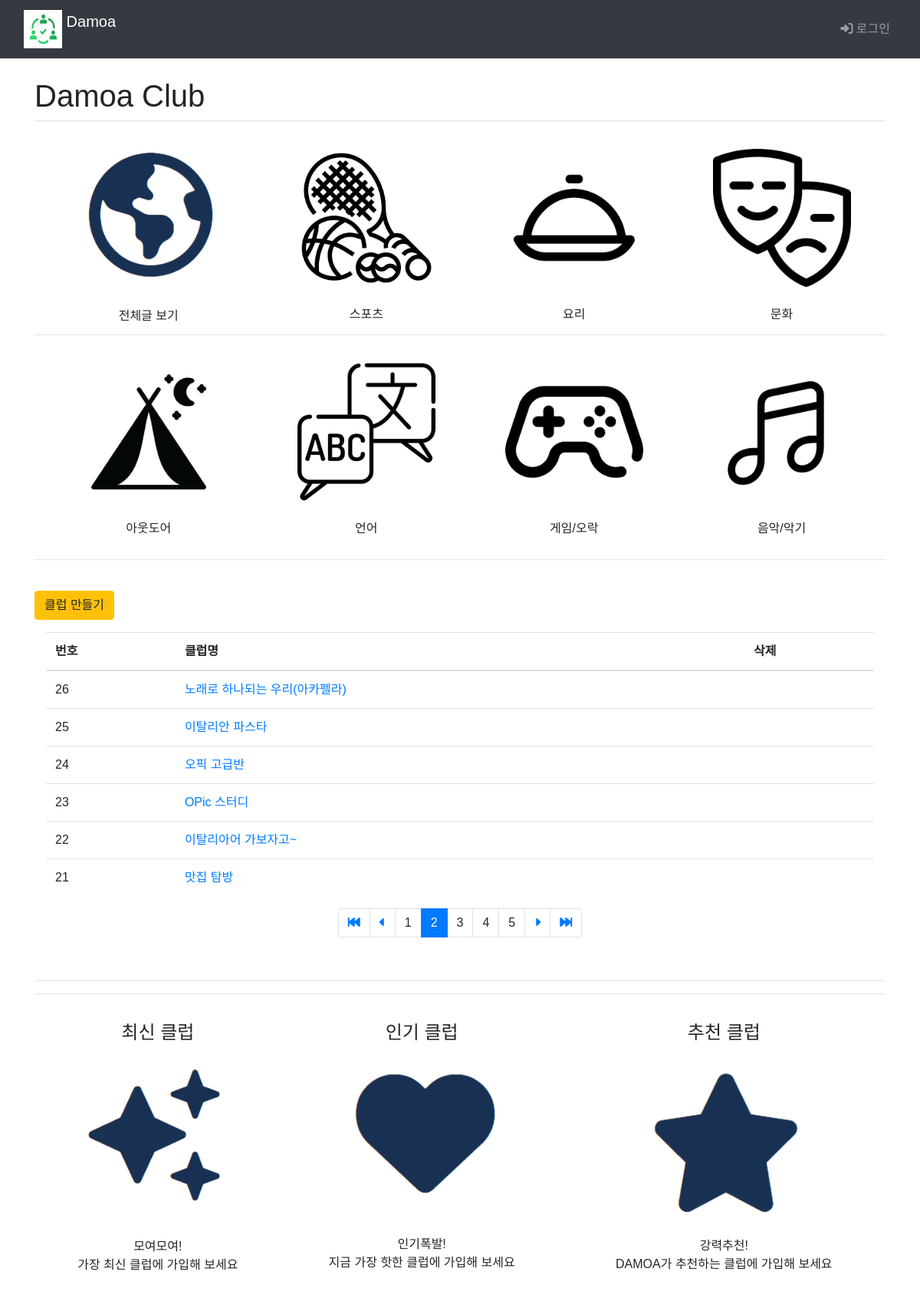
The page /main/?page=2 on the database its author committed.
### main/models.py (models this page shows, shortened)
class Club(models.Model):
    class category(models.TextChoices):
        from django.utils.translation import gettext_lazy as _
        COOK = 'CK', _('Cook')
        CULTURE = 'CT', _('Culture')
        GAME = 'GA', _('Game')
        LANGUAGE = 'LA', _('Language')
        MUSIC = 'MU', _('Music')
        OUTDOOR = 'OD', _('Outdoor')
        SPORTS = 'SP', _('Sports')
    category = models.CharField(
        max_length=10,
        choices = category.choices,
        null=True
    )
    name=models.TextField('클럽이름')
    author = models.ForeignKey(settings.AUTH_USER_MODEL, on_delete=models.CASCADE, default=1, null=True, related_name='author_club')

### main/views.py (the view)
# urls.py: path("", include('main.urls')),  # / 페이지에 해당하는 urlpatterns
def main(request):
    club_list=Club.objects.order_by('-id')
    page = request.GET.get('page', '1')  # 페이지
    paginator = Paginator(club_list, 6)  # 페이지당 6개
    page_obj = paginator.get_page(page)
    context={'club_list':page_obj, 'page':page}
    return render(request, 'main/main.html', context)

### templates/main/main.html (shortened to what this page needs)
{% extends 'base.html' %}
{% load static %}
{% block content %}
  <div class="container">
    <br>
    <h1>Damoa Club</h1>
    <table class="table">
      <tbody style="text-align: center;">
        <tr>
          <td>
            <br>
            <a href="{% url 'main:board_list'%}" style="display: block;">
              <img src="{% static 'img/gallery/all.png' %}" style="width: 200px; height: auto;">
              </a>
              <br>전체글 보기
          </td>
          <td>
            <br>
            <a href="{% url 'main:board_list'%}?category=SP" style="display: block;">
              <img src="{% static 'img/gallery/sports.png' %}" style="width: 180px; height: auto;">
            </a>
            <br>스포츠
          </td>
          <td>
            <br>
            <a href="{% url 'main:board_list'%}?category=CK" style="display: block;">
              <img class="club" src="{% static 'img/gallery/cook.png' %}" style="width: 180px; height: auto;">
            </a>
            <br>요리
          </td>
          <td>
            <br>
            <a href="{% url 'main:board_list'%}?category=CT" style="display: block;">
              <img class="club" src="{% static 'img/gallery/culture.png' %}" style="width: 180px; height: auto;">
            </a>
            <br>문화
          </td>
        </tr>
        <tr>
          <td>
            <br>
            <a href="{% url 'main:board_list'%}?category=OD" style="display: block;">
              <img class="club" src="{% static 'img/gallery/outdoor.png' %}" style="width: 180px; height: auto;">
            </a>
            <br>아웃도어
          </td>
          <td>
            <br>
            <a href="{% url 'main:board_list'%}?category=LA" style="display: block;">
              <img class="club" src="{% static 'img/gallery/language.png' %}" style="width: 180px; height: auto;">
            </a>
            <br>언어
          </td>
          <td>
            <br>
            <a href="{% url 'main:board_list'%}?category=GA" style="display: block;">
              <img class="club" src="{% static 'img/gallery/game.png' %}" style="width: 180px; height: auto;">
            </a>
            <br>게임/오락
          </td>
          <td>
            <br>
            <a href="{% url 'main:board_list'%}?category=MU" style="display: block;">
              <img class="club" src="{% static 'img/gallery/music.png' %}" style="width: 180px; height: auto;">
            </a>
            <br>음악/악기
          </td>
        </tr>
      </tbody>
    </table>
    <hr>
<br>
    <div>
      <a href="{%url 'main:club_create' %}" class="btn btn-warning">클럽 만들기</a>
      <div class="container">
        <table class="table">
          <thead>
            <tr class="thead-blue">
              <th>번호</th>
              <th>클럽명</th>
              <th>삭제</th>
            </tr>
          </thead>
          <tbody>
            {% if club_list %}
              {% for club in club_list %}
                <tr>
                  <td>{{club.id}}</td>
                  <td>
                    <a href="{% url 'main:board_list'%}?kw={{ club.name }}">{{club.name}}</a>
                  </td>
                  <td>
                  </td>
                </tr>
              {% endfor %}
            {% else %}
              <tr>
                게시글이 없습니다.
              </tr>
            {% endif %}
          </tbody>
        </table>
        <ul class="pagination justify-content-center">
          {% if club_list.has_previous %}
            <li class="page-item">
              <a class="page-link" href="?page=1" data-page="1">
                <i class="fa-solid fa-backward-fast"></i>
              </a>
            </li>
            <li class="page-item">
              <a class="page-link" href="?page={{ club_list.previous_page_number }}">
                <i class="fa-solid fa-caret-left"></i>
              </a>
            </li>
          {% else %}
            <li class="page-item disabled">
              <a class="page-link" tabindex="-1" aria-disabled="true" href="#">
                <i class="fa-solid fa-caret-left"></i>
              </a>
            </li>
          {% endif %}
          {% for page_number in club_list.paginator.page_range %}
          {% if page_number >= club_list.number|add:-3 and page_number <= club_list.number|add:3 %}
            {% if page_number == club_list.number %}
              <li class="page-item active" aria-current="page">
                <a class="page-link" data-page="{{ page_number }}">
                  {{ page_number }}
                </a>
              </li>
            {% else %}
              <li class="" page-item="page-item">
                <a class="page-link" data-page="{{ page_number }}">
                  {{ page_number }}
                </a>
              </li>
            {% endif %}
          {% endif %}
          {% endfor %}
          {% if club_list.has_next %}
            <li class="page-item">
              <a class="page-link" href="?page={{ club_list.next_page_number }}">
                <i class="fa-solid fa-caret-right"></i>
              </a>
            </li>
            <li class="page-item">
              <a class="page-link" href="?page={{ club_list.paginator.num_pages }}">
                <i class="fa-solid fa-forward-fast"></i>
              </a>
            </li>
          {% else %}
            <li class="page-item disabled">
              <a class="page-link" tabindex="-1" aria-disabled="true" href="#">
                <i class="fa-solid fa-caret-right"></i>
              </a>
            </li>
          {% endif %}
        </ul>
      </div>
    </div>
<br>
    <hr style="color: black; size: 3px;">
    <table class="table" style="text-align: center;">
      <td>
        <div>
          <div class="icon-box">
            <br><h4>최신 클럽<br><br>
              <a href="{% url 'main:board_list'%}?so=recent" style="display: block;">
                <img src="{% static 'img/new.png' %}" style="width: 210px; height: auto;"></a>
            </h4>
            <br>
            <p>모여모여!<br>가장 최신 클럽에 가입해 보세요</p>
          </div>
        </div>
      </td>
      <td>
        <div>
          <div class="icon-box">
            <br><h4>인기 클럽<br><br>
              <a href="{% url 'main:board_list'%}?so=popular" style="display: block;">
                <img src="{% static 'img/heart.png' %}" style="width: 215px; height: auto;"></a>
            </h4>
            <br>
            <p>인기폭발!<br>지금 가장 핫한 클럽에 가입해 보세요</p>
          </div>
        </div>
      </td>
      <td>
        <div>
          <div class="icon-box">
            <br><h4>추천 클럽<br><br>
              <a href="{% url 'main:board_list'%}?so=recommend" style="display: block;">
                <img src="{% static 'img/star.png' %}" style="width: 200px; height: auto;"></a>
            </h4>
            <p>강력추천!<br>DAMOA가 추천하는 클럽에 가입해 보세요</p>
          </div>
        </div>
      </td>
    </table>
  {% endblock %}

### static/style.css (style rules this page uses)
* { font-family: 'Noto Sans KR', sans-serif; }
.page-link { border: 0px; }

### rows shown on the page
Club: id "26", name "노래로 하나되는 우리(아카펠라)"
Club: id "25", name "이탈리안 파스타"
Club: id "24", name "오픽 고급반"
Club: id "23", name "OPic 스터디"
Club: id "22", name "이탈리아어 가보자고~"
Club: id "21", name "맛집 탐방"

### other values the page prints
{{ page_number }} "1" "3" "4" "5"
{{ page_number }} "2"
